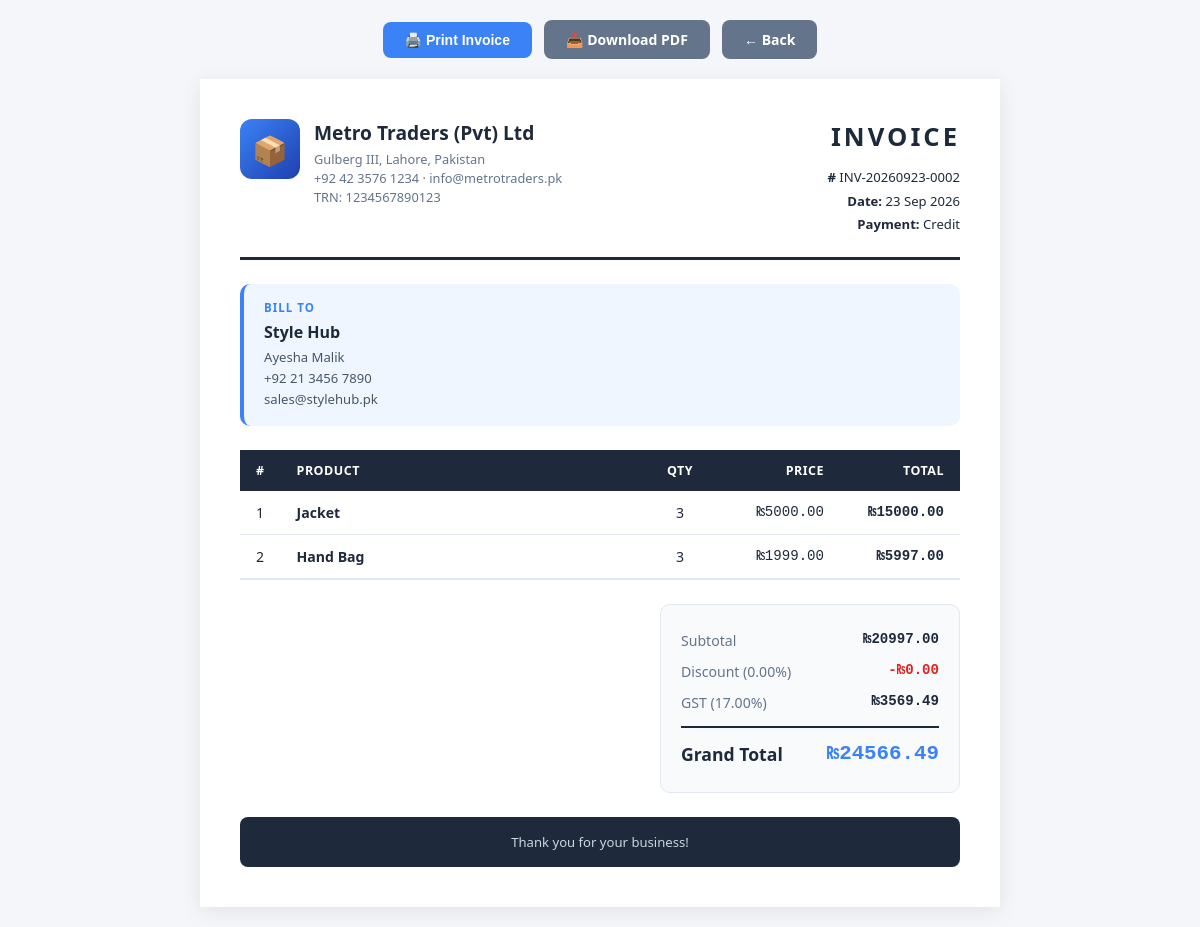
The app's page /invoice/2/print/ (signed in) with its own data.
### inventory/models.py (models this page shows, shortened)
class Settings(models.Model):
    CURRENCY_CHOICES = [
        ('PKR', 'Pakistani Rupee (₨)'),
        ('AED', 'UAE Dirham (د.إ)'),
        ('SAR', 'Saudi Riyal (﷼)'),
        ('USD', 'US Dollar ($)'),
        ('EUR', 'Euro (€)'),
        ('GBP', 'British Pound (£)'),
    ]
    COUNTRY_CHOICES = [
        ('PK', 'Pakistan'),
        ('AE', 'United Arab Emirates'),
        ('SA', 'Saudi Arabia'),
        ('US', 'United States'),
        ('GB', 'United Kingdom'),
    ]
    company_name = models.CharField(max_length=200, default='My Company LLC')
    company_address = models.TextField(blank=True, default='')
    company_phone = models.CharField(max_length=30, blank=True, default='')
    company_email = models.EmailField(blank=True, default='')
    company_trn = models.CharField(max_length=50, blank=True, help_text="Tax Registration Number", default='')
    company_logo = models.ImageField(upload_to='company/', blank=True, null=True)
    country = models.CharField(max_length=2, choices=COUNTRY_CHOICES, default='AE')
    currency = models.CharField(max_length=3, choices=CURRENCY_CHOICES, default='AED')
    tax_name = models.CharField(max_length=20, default='VAT', help_text="VAT, GST, Sales Tax")
    tax_percent = models.DecimalField(max_digits=5, decimal_places=2, default=5.00)
    class Meta:
        verbose_name = "Settings"
        verbose_name_plural = "Settings"
    @classmethod
    def get_settings(cls):
        obj, _ = cls.objects.get_or_create(id=1)
        return obj
    @classmethod
    def get_currency_symbol(cls):
        symbols = {
            'PKR': '₨',
            'AED': 'د.إ',
            'SAR': '﷼',
            'USD': '$',
            'EUR': '€',
            'GBP': '£',
        }
        settings_obj = cls.get_settings()
        return symbols.get(settings_obj.currency, '$')

class Invoice(models.Model):
    PAYMENT_STATUS = (
        ('PAID', 'Paid'),
        ('UNPAID', 'Unpaid'),
        ('PARTIAL', 'Partial'),
    )
    PAYMENT_METHODS = (
        ('CASH', 'Cash'),
        ('CARD', 'Card'),
        ('BANK', 'Bank Transfer'),
        ('CREDIT', 'Credit'),
    )
    invoice_number = models.CharField(max_length=50, unique=True)
    customer = models.ForeignKey(Customer, on_delete=models.SET_NULL, null=True, blank=True, related_name='invoices')
    customer_name = models.CharField(max_length=200, blank=True, help_text="Walk-in customer name")
    created_by = models.ForeignKey(User, on_delete=models.SET_NULL, null=True, related_name='invoices')
    subtotal = models.DecimalField(max_digits=12, decimal_places=2, default=0)
    discount = models.DecimalField(max_digits=10, decimal_places=2, default=0)
    discount_percent = models.DecimalField(max_digits=5, decimal_places=2, default=0)
    tax_name = models.CharField(max_length=20, default='VAT')
    tax_percent = models.DecimalField(max_digits=5, decimal_places=2, default=0)
    tax = models.DecimalField(max_digits=10, decimal_places=2, default=0)
    grand_total = models.DecimalField(max_digits=12, decimal_places=2, default=0)
    payment_method = models.CharField(max_length=20, choices=PAYMENT_METHODS, default='CASH')
    payment_status = models.CharField(max_length=20, choices=PAYMENT_STATUS, default='PAID')
    notes = models.TextField(blank=True)
    created_at = models.DateTimeField(auto_now_add=True)
    class Meta:
        ordering = ['-created_at']

class Customer(models.Model):
    company_name = models.CharField(max_length=200, help_text="Primary - Company/LLC name")
    contact_person = models.CharField(max_length=200, blank=True, help_text="Optional - Person name")
    country_code = models.CharField(max_length=5, default='+971')
    phone = models.CharField(max_length=20)
    email = models.EmailField(blank=True, help_text="Email address")
    address = models.TextField(blank=True)
    city = models.CharField(max_length=100, blank=True)
    country = models.CharField(max_length=100, blank=True, default='UAE')
    trn = models.CharField(max_length=50, blank=True, help_text="Tax Registration Number")
    created_at = models.DateTimeField(auto_now_add=True)
    created_by = models.ForeignKey(User, on_delete=models.SET_NULL, null=True, blank=True)
    class Meta:
        ordering = ['company_name']
    @property
    def full_phone(self):
        return f"{self.country_code} {self.phone}"

class InvoiceItem(models.Model):
    invoice = models.ForeignKey(Invoice, on_delete=models.CASCADE, related_name='items')
    product = models.ForeignKey(Product, on_delete=models.CASCADE)
    quantity = models.PositiveIntegerField()
    price = models.DecimalField(max_digits=10, decimal_places=2)
    discount = models.DecimalField(max_digits=10, decimal_places=2, default=0)
    total = models.DecimalField(max_digits=12, decimal_places=2)

class Product(models.Model):
    name = models.CharField(max_length=200)
    sku = models.CharField(max_length=50, unique=True, blank=True, null=True)
    barcode = models.CharField(max_length=50, blank=True, null=True, unique=True)
    barcode_image = models.ImageField(upload_to='barcodes/', blank=True, null=True)
    qr_code = models.ImageField(upload_to='qrcodes/', blank=True, null=True)
    category = models.ForeignKey(Category, on_delete=models.SET_NULL, null=True, related_name='products')
    supplier = models.ForeignKey(Supplier, on_delete=models.SET_NULL, null=True, blank=True, related_name='products')
    description = models.TextField(blank=True)
    purchase_price = models.DecimalField(max_digits=10, decimal_places=2, default=0)
    price = models.DecimalField(max_digits=10, decimal_places=2, default=0)
    quantity = models.IntegerField(default=0)
    low_stock_threshold = models.PositiveIntegerField(default=10)
    unit = models.CharField(max_length=20, default='Piece')
    image = models.ImageField(upload_to='products/', blank=True, null=True)
    created_at = models.DateTimeField(auto_now_add=True)
    updated_at = models.DateTimeField(auto_now=True)
    class Meta:
        ordering = ['name']

### inventory/views.py (the view)
# urls.py: path('invoice/<int:invoice_id>/print/', views.print_invoice, name='print_invoice'),
@login_required
def print_invoice(request, invoice_id):
    invoice = get_object_or_404(Invoice, id=invoice_id)
    return render(request, 'print_invoice.html', {
        'invoice': invoice,
        'settings': Settings.get_settings(),
        'currency_symbol': Settings.get_currency_symbol(),
    })

### inventory/context_processors.py (called while the page is built)
def currency_context(request):
    try:
        settings_obj = Settings.get_settings()
        return {
            'currency_symbol': Settings.get_currency_symbol(),
            'settings': settings_obj,
        }
    except Exception:
        return {
            'currency_symbol': '₨',
            'settings': None,
        }

### inventory/templates/print_invoice.html (shortened to what this page needs)
<!DOCTYPE html>
<html lang="en">
<head>
</head>
<body>
<div class="btn-bar">
    <button class="btn btn-primary" onclick="window.print()">🖨️ Print Invoice</button>
    <a href="{% url 'download_invoice_pdf' invoice.id %}" class="btn btn-secondary">📥 Download PDF</a>
    <a href="{% url 'invoice_detail' invoice.id %}" class="btn btn-secondary">← Back</a>
</div>
<div class="invoice-page">
    <div class="header">
        <div class="company-block">
            <div class="company-logo">📦</div>
            <div>
                <div class="company-name">{{ settings.company_name }}</div>
                <div class="company-detail">
                    {{ settings.company_address }}<br>
                    {{ settings.company_phone }} · {{ settings.company_email }}
                    {% if settings.company_trn %}<br>TRN: {{ settings.company_trn }}{% endif %}
                </div>
            </div>
        </div>
        <div class="invoice-block">
            <div class="invoice-label">INVOICE</div>
            <div class="invoice-meta">
                <div><strong>#</strong> {{ invoice.invoice_number }}</div>
                <div><strong>Date:</strong> {{ invoice.created_at|date:"d M Y" }}</div>
                <div><strong>Payment:</strong> {{ invoice.get_payment_method_display }}</div>
            </div>
        </div>
    </div>
    <div class="customer-box">
        <div class="customer-label">Bill To</div>
        <div class="customer-name">{{ invoice.customer.company_name|default:invoice.customer_name|default:"Walk-in Customer" }}</div>
        <div class="customer-info">
            {% if invoice.customer.contact_person %}{{ invoice.customer.contact_person }}<br>{% endif %}
            {% if invoice.customer.phone %}{{ invoice.customer.full_phone }}<br>{% endif %}
            {% if invoice.customer.email %}{{ invoice.customer.email }}<br>{% endif %}
        </div>
    </div>
    <table>
        <thead>
            <tr>
                <th style="width: 40px;">#</th>
                <th>Product</th>
                <th class="text-center" style="width: 80px;">Qty</th>
                <th class="text-end" style="width: 120px;">Price</th>
                <th class="text-end" style="width: 120px;">Total</th>
            </tr>
        </thead>
        <tbody>
            {% for item in invoice.items.all %}
            <tr>
                <td>{{ forloop.counter }}</td>
                <td><strong>{{ item.product.name }}</strong></td>
                <td class="text-center">{{ item.quantity }}</td>
                <td class="text-end mono">{{ currency_symbol }}{{ item.price }}</td>
                <td class="text-end mono"><strong>{{ currency_symbol }}{{ item.total }}</strong></td>
            </tr>
            {% endfor %}
        </tbody>
    </table>
    <div class="totals-wrap">
        <div class="totals">
            <div class="total-row">
                <span>Subtotal</span>
                <strong>{{ currency_symbol }}{{ invoice.subtotal }}</strong>
            </div>
            <div class="total-row">
                <span>Discount ({{ invoice.discount_percent }}%)</span>
                <strong style="color: #dc2626;">-{{ currency_symbol }}{{ invoice.discount }}</strong>
            </div>
            <div class="total-row">
                <span>{{ invoice.tax_name }} ({{ invoice.tax_percent }}%)</span>
                <strong>{{ currency_symbol }}{{ invoice.tax }}</strong>
            </div>
            <div class="total-row total-grand">
                <span>Grand Total</span>
                <strong>{{ currency_symbol }}{{ invoice.grand_total }}</strong>
            </div>
        </div>
    </div>
    <div class="footer">
        Thank you for your business!
    </div>
</div>
</body>
</html>

### inventory/templates/print_invoice.html (style rules this page uses)
* { box-sizing: border-box; margin: 0; padding: 0; }
body { font-family: 'Segoe UI', Arial, sans-serif; background: #f4f6f9; padding: 20px; color: #1e293b; }
.btn-bar { text-align: center; margin-bottom: 20px; }
.btn { padding: 10px 22px; border: none; border-radius: 8px; cursor: pointer; font-size: 14px; font-weight: 600; text-decoration: none; display: inline-flex; align-items: center; gap: 6px; margin: 0 4px; transition: all 0.2s; }
.btn-primary { background: #3b82f6; color: #fff; }
.btn-secondary { background: #64748b; color: #fff; }
.invoice-page { max-width: 800px; margin: 0 auto; background: #fff; padding: 40px; box-shadow: 0 4px 20px rgba(0,0,0,0.08); }
.header { display: flex; justify-content: space-between; align-items: flex-start; padding-bottom: 20px; border-bottom: 3px solid #1e293b; margin-bottom: 24px; gap: 20px; }
.company-block { display: flex; gap: 14px; }
.company-logo { width: 60px; height: 60px; background: linear-gradient(135deg, #3b82f6, #1e40af); border-radius: 12px; color: #fff; display: flex; align-items: center; justify-content: center; font-size: 1.8rem; flex-shrink: 0; }
.company-name { font-size: 1.2rem; font-weight: 800; color: #1e293b; margin-bottom: 4px; }
.company-detail { font-size: 0.8rem; color: #64748b; line-height: 1.5; }
.invoice-block { text-align: right; }
.invoice-label { font-size: 1.6rem; font-weight: 800; color: #1e293b; letter-spacing: 3px; margin-bottom: 12px; }
.invoice-meta { font-size: 0.82rem; line-height: 1.8; }
.invoice-meta strong { color: #1e293b; }
.customer-box { background: #eff6ff; padding: 16px 20px; border-radius: 10px; border-left: 4px solid #3b82f6; margin-bottom: 24px; }
.customer-label { font-size: 0.72rem; color: #3b82f6; font-weight: 700; text-transform: uppercase; letter-spacing: 1px; margin-bottom: 6px; }
.customer-name { font-size: 1rem; font-weight: 700; color: #1e293b; margin-bottom: 4px; }
.customer-info { font-size: 0.82rem; color: #475569; line-height: 1.6; }
table { width: 100%; border-collapse: collapse; margin-bottom: 24px; }
thead th { background: #1e293b; color: #fff; padding: 12px 16px; text-align: left; font-size: 0.78rem; text-transform: uppercase; letter-spacing: 0.5px; font-weight: 700; }
tbody td { padding: 12px 16px; border-bottom: 1px solid #e2e8f0; font-size: 0.88rem; }
tbody tr:last-child td { border-bottom: 2px solid #e2e8f0; }
.text-end { text-align: right; }
.text-center { text-align: center; }
.mono { font-family: 'Courier New', monospace; }
.totals-wrap { display: flex; justify-content: flex-end; margin-bottom: 24px; }
.totals { width: 300px; background: #f8fafc; padding: 20px; border-radius: 10px; border: 1px solid #e2e8f0; }
.total-row { display: flex; justify-content: space-between; padding: 6px 0; font-size: 0.88rem; }
.total-row span { color: #64748b; }
.total-row strong { font-family: 'Courier New', monospace; }
.total-grand { border-top: 2px solid #1e293b; margin-top: 8px; padding-top: 14px; font-size: 1.1rem; }
.total-grand span { color: #1e293b; font-weight: 800; }
.total-grand strong { color: #3b82f6; font-size: 1.3rem; }
.footer { background: #1e293b; color: #cbd5e1; padding: 16px; text-align: center; font-size: 0.82rem; border-radius: 8px; }

### records on screen
Settings: company_name "Metro Traders (Pvt) Ltd", company_address "Gulberg III, Lahore, Pakistan", company_phone "+92 42 3576 1234", company_email "info@metrotraders.pk", company_trn "1234567890123"
Invoice: invoice_number "INV-20260923-0002", created_at "23 Sep 2026", payment_method "Credit", customer.company_name "Style Hub", customer.contact_person "Ayesha Malik", customer.full_phone "+92 21 3456 7890", customer.email "sales@stylehub.pk", subtotal "20997.00", discount_percent "0.00", discount "0.00", tax_name "GST", tax_percent "17.00", tax "3569.49", grand_total "24566.49"
InvoiceItem: product.name "Jacket", quantity "3", currency_symbol "₨", price "5000.00", total "15000.00"
InvoiceItem: product.name "Hand Bag", quantity "3", currency_symbol "₨", price "1999.00", total "5997.00"

### other values on screen
{{ currency_symbol }} "₨"
